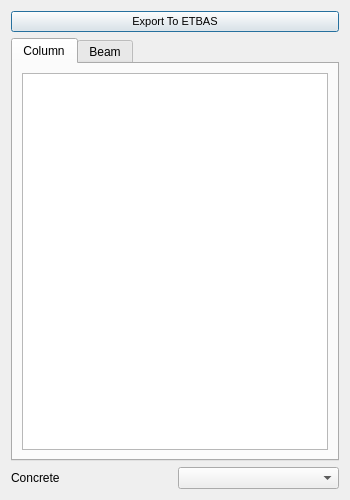
<?xml version="1.0" encoding="UTF-8"?>
<ui version="4.0">
 <class>Dialog</class>
 <widget class="QDialog" name="Dialog">
  <property name="geometry">
   <rect>
    <x>0</x>
    <y>0</y>
    <width>350</width>
    <height>500</height>
   </rect>
  </property>
  <property name="minimumSize">
   <size>
    <width>350</width>
    <height>500</height>
   </size>
  </property>
  <property name="windowTitle">
   <string>Dialog</string>
  </property>
  <layout class="QVBoxLayout" name="verticalLayout">
   <item>
    <widget class="QPushButton" name="export_to_etabs">
     <property name="font">
      <font>
       <pointsize>8</pointsize>
      </font>
     </property>
     <property name="text">
      <string>Export To ETBAS</string>
     </property>
     <property name="icon">
      <iconset resource="../../civiltools.qrc">
       <normaloff>:/civiltools/images/etabs.png</normaloff>:/civiltools/images/etabs.png</iconset>
     </property>
     <property name="iconSize">
      <size>
       <width>30</width>
       <height>30</height>
      </size>
     </property>
    </widget>
   </item>
   <item>
    <widget class="QTabWidget" name="tabWidget">
     <property name="currentIndex">
      <number>0</number>
     </property>
     <widget class="QWidget" name="column_tab">
      <attribute name="title">
       <string>Column</string>
      </attribute>
      <layout class="QVBoxLayout" name="verticalLayout_11">
       <item>
        <widget class="QTableView" name="columns_tableview">
         <property name="selectionMode">
          <enum>QAbstractItemView::ExtendedSelection</enum>
         </property>
         <property name="selectionBehavior">
          <enum>QAbstractItemView::SelectRows</enum>
         </property>
         <property name="sortingEnabled">
          <bool>true</bool>
         </property>
        </widget>
       </item>
      </layout>
     </widget>
     <widget class="QWidget" name="beam_tab">
      <attribute name="title">
       <string>Beam</string>
      </attribute>
      <layout class="QVBoxLayout" name="verticalLayout_2">
       <item>
        <widget class="QTableView" name="beams_tableview">
         <property name="sortingEnabled">
          <bool>true</bool>
         </property>
        </widget>
       </item>
      </layout>
     </widget>
    </widget>
   </item>
   <item>
    <layout class="QHBoxLayout" name="horizontalLayout">
     <item>
      <widget class="QLabel" name="label_3">
       <property name="text">
        <string>Concrete</string>
       </property>
      </widget>
     </item>
     <item>
      <widget class="QComboBox" name="concrete_mats"/>
     </item>
    </layout>
   </item>
  </layout>
 </widget>
 <resources>
  <include location="../../civiltools.qrc"/>
 </resources>
 <connections/>
</ui>
